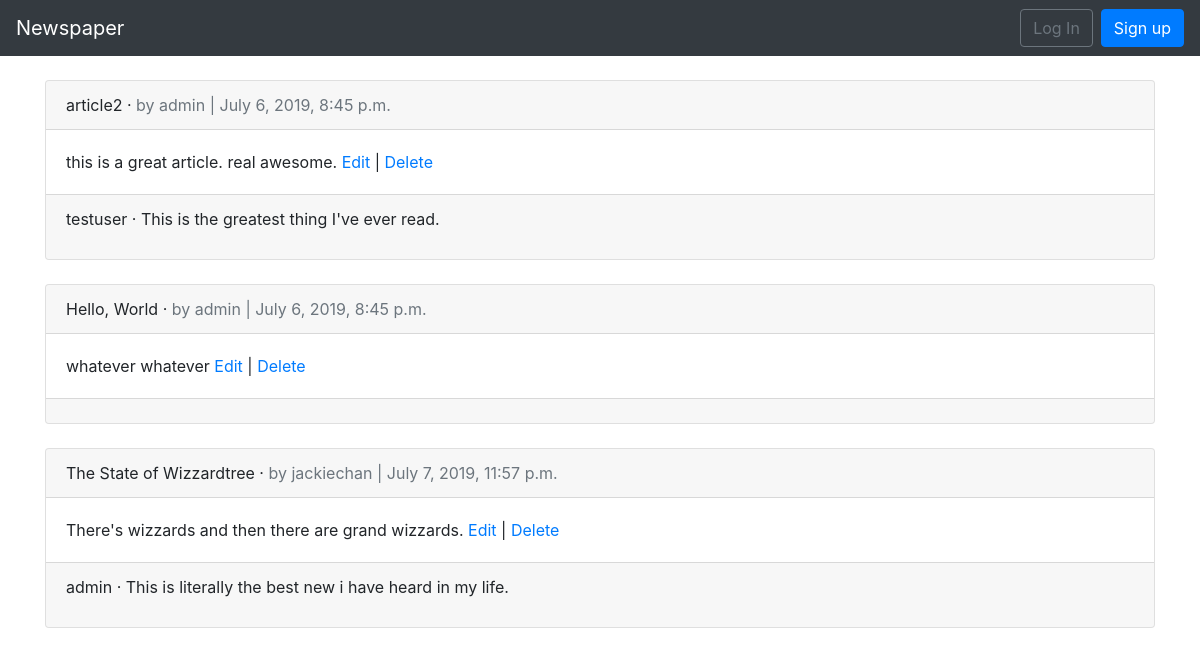
The app's page /articles/ with its own data.
### articles/models.py (models this page shows, shortened)
class Article(models.Model):
    title = models.CharField(max_length=255)
    body = models.TextField()
    date = models.DateTimeField(auto_now_add=True)
    author = models.ForeignKey(
        get_user_model(),
        on_delete=models.CASCADE,
    )

class Comment(models.Model):
    article = models.ForeignKey(
        Article,
        on_delete=models.CASCADE,
        related_name = 'Comments',
    )
    comment = models.CharField(max_length=140)
    author = models.ForeignKey(
        get_user_model(),
        on_delete = models.CASCADE,
    )
    def __str__(self):
        return self.comment

### users/models.py (models this page shows, shortened)
class CustomUser(AbstractUser):
    age = models.PositiveIntegerField(null=True,blank=True)

### articles/views.py (the view)
# urls.py: path('', ArticleListView.as_view(), name='article_list'),
class ArticleListView(ListView):
    model = Article
    template_name = 'article_list.html'

### templates/article_list.html (shortened to what this page needs)
{% extends 'base.html' %}
{% block content %}
{% for article in object_list %}
  <div class="card">
    <div class="card-header">
    <span class="font-wieght-bold">{{ article.title }}</span> &middot;
    <span class="text-muted">by {{ article.author }} | {{ article.date }}
  </div>
  <div class="card-body">
    {{ article.body }}
    <a href="{% url 'article_edit' article.pk %}">Edit</a> |
    <a href="{% url 'article_delete' article.pk %}">Delete</a>
  </div>
  <div class="card-footer">
  {% for comment in article.Comments.all %}
  <p>
  <span class="font-wieght-bold">{{ comment.author }} &middot; </span>
  {{ comment }}
  </p>
  {% endfor %}
  </div>
  </div>
 <br />
 {% endfor %}
{% endblock content %}

### templates/base.html (shortened to what this page needs)
<!doctype html>
<html lang="en">
  <head>
    <link rel="stylesheet" href="https://stackpath.bootstrapcdn.com/bootstrap/4.1.3/css/bootstrap.min.css">
  </head>
  <body>
    <nav class="navbar navbar-expand-md navbar-dark bg-dark mb-4">
      <a class="navbar-brand" href="{% url 'home' %}">Newspaper</a>
      <div class="collapse navbar-collapse" id="navbarCollapse">
        {% if user.is_authenticated %}
          <ul class="navbar-nav ml-auto">
            <li class="nav-item">
              <a class="nav-link dropdown-toggle" href="#" id="userMenu"\
              data-toggle="dropdown" aria-haspopup="true" aria-expanded\
              ="false">
                {{ user.username }}
              </a>
              <div class="dropdown-menu dropdown-menu-right"\
              aria-labelledby="userMenu">
                <a class="dropdown-item" href="{% url 'password_change'\
                %}">Change password</a>
                <div class="dropdown-divider"></div>
                <a class="dropdown-item" href="{% url 'logout' %}">
                Log Out</a>
              </div>
            </li>
          </ul>
        {% else %}
          <form class="form-inline ml-auto">
            <a href="{% url 'login' %}" class="btn btn-outline-secondary">
            Log In</a>
            <a href="{% url 'signup' %}" class="btn btn-primary ml-2">
            Sign up</a>
          </form>
        {% endif %}
      </div>
    </nav>
    <div class="container">
      {% block content %}
      {% endblock content %}
    </div>
      </body>
</html>

### records on screen
Article: title "article2", author "admin", date "July 6, 2019, 8:45 p.m.", body "this is a great article. real awesome."
Comment: author "testuser", comment "This is the greatest thing I've ever read."
Article: title "Hello, World", author "admin", date "July 6, 2019, 8:45 p.m.", body "whatever whatever"
Article: title "The State of Wizzardtree", author "jackiechan", date "July 7, 2019, 11:57 p.m.", body "There's wizzards and then there are grand wizzards."
Comment: author "admin", comment "This is literally the best new i have heard in my life."
